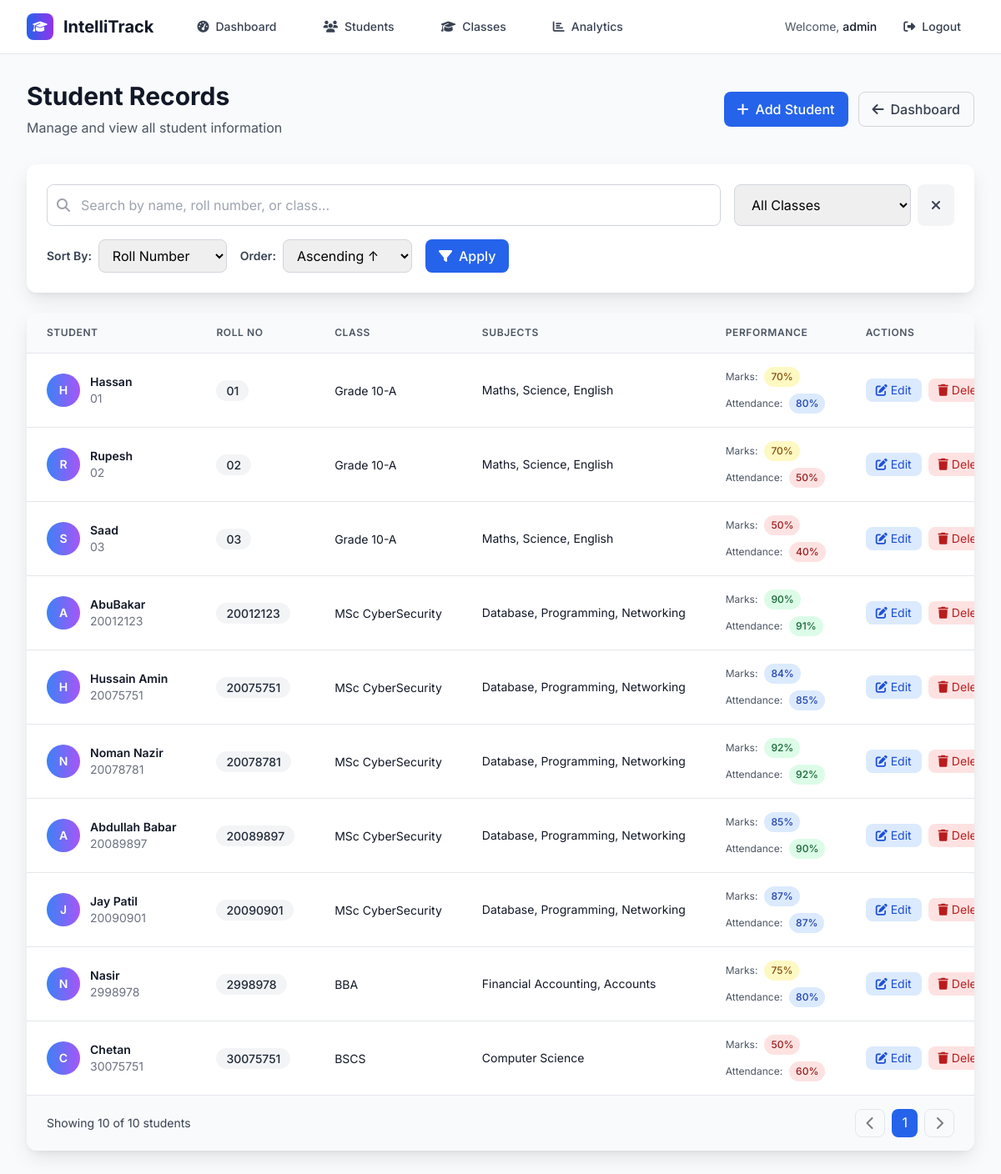
The app's page /view-students (signed in) with its own data.
### tables this page shows
CREATE TABLE students (
            id INTEGER PRIMARY KEY AUTOINCREMENT,
            name TEXT NOT NULL,
            roll_no TEXT UNIQUE NOT NULL,
            class_id INTEGER NOT NULL,
            subjects TEXT NOT NULL,
            marks INTEGER NOT NULL,
            attendance INTEGER NOT NULL,
            FOREIGN KEY (class_id) REFERENCES classes (id)
        );

CREATE TABLE classes (
            id INTEGER PRIMARY KEY AUTOINCREMENT,
            name TEXT UNIQUE NOT NULL,
            description TEXT,
            created_at TIMESTAMP DEFAULT CURRENT_TIMESTAMP
        );

### backend/routes.py (the view)
    @app.route('/view-students')
    @login_required
    def view_students():
        conn = get_db_connection()
        sort_by = request.args.get('sort_by', 'roll_no')  # Default sort by roll_no
        sort_order = request.args.get('sort_order', 'asc')  # Default ascending
        search_term = request.args.get('search', '')  # Search by name or roll_no
        class_filter = request.args.get('class', '')  # Filter by class
        query = '''
            SELECT s.*, c.name as class_name
            FROM students s
            JOIN classes c ON s.class_id = c.id
            WHERE 1=1
        '''
        params = []
        if search_term:
            query += ' AND (s.name LIKE ? OR s.roll_no LIKE ?)'
            search_pattern = f'%{search_term}%'
            params.extend([search_pattern, search_pattern])
        if class_filter:
            query += ' AND c.id = ?'
            params.append(int(class_filter))
        valid_sort_columns = {
            'name': 's.name',
            'roll_no': 's.roll_no',
            'marks': 's.marks',
            'attendance': 's.attendance',
            'class': 'c.name'
        }
        sort_column = valid_sort_columns.get(sort_by, 's.roll_no')
        sort_order = 'ASC' if sort_order.lower() == 'asc' else 'DESC'
        query += f' ORDER BY {sort_column} {sort_order}'
        students = conn.execute(query, params).fetchall()
        classes = conn.execute('SELECT * FROM classes ORDER BY name').fetchall()
        conn.close()
        return render_template('view_students.html',
                             students=students,
                             classes=classes,
                             current_sort=sort_by,
                             current_order=sort_order,
                             current_search=search_term,
                             current_filter=class_filter)

### frontend/templates/view_students.html (shortened to what this page needs)
{% extends "base.html" %}
{% block content %}
<div class="min-h-screen bg-gray-50 py-8">
    <div class="max-w-7xl mx-auto px-4 sm:px-6 lg:px-8">
        <div class="flex flex-col sm:flex-row justify-between items-start sm:items-center mb-8">
            <div class="mb-4 sm:mb-0">
                <h1 class="text-3xl font-bold text-gray-900 mb-2">Student Records</h1>
                <p class="text-gray-600">Manage and view all student information</p>
            </div>
            <div class="flex gap-3">
                <a href="{{ url_for('add_student') }}" class="inline-flex items-center px-4 py-2 bg-blue-600 text-white rounded-lg hover:bg-blue-700 transition-colors font-medium">
                    <i class="fas fa-plus mr-2"></i>Add Student
                </a>
                <a href="{{ url_for('dashboard') }}" class="inline-flex items-center px-4 py-2 border border-gray-300 text-gray-700 rounded-lg hover:bg-gray-50 transition-colors font-medium">
                    <i class="fas fa-arrow-left mr-2"></i>Dashboard
                </a>
            </div>
        </div>
        <div class="card-shadow bg-white rounded-xl p-6 mb-6">
            <div class="flex flex-col sm:flex-row gap-4 mb-4">
                <div class="flex-1">
                    <div class="relative">
                        <i class="fas fa-search absolute left-3 top-1/2 transform -translate-y-1/2 text-gray-400"></i>
                        <input
                            type="text"
                            id="searchInput"
                            placeholder="Search by name, roll number, or class..."
                            value="{{ current_search }}"
                            class="w-full pl-10 pr-4 py-3 border border-gray-300 rounded-lg focus:ring-2 focus:ring-blue-500 focus:border-blue-500 outline-none"
                        >
                    </div>
                </div>
                <div class="flex gap-2">
                    <select id="classFilter" class="px-4 py-3 border border-gray-300 rounded-lg focus:ring-2 focus:ring-blue-500 focus:border-blue-500 outline-none">
                        <option value="">All Classes</option>
                    </select>
                    <button onclick="clearFilters()" class="px-4 py-3 bg-gray-100 text-gray-700 rounded-lg hover:bg-gray-200 transition-colors">
                        <i class="fas fa-times"></i>
                    </button>
                </div>
            </div>
            <div class="flex flex-col sm:flex-row gap-4">
                <div class="flex items-center gap-2">
                    <label class="text-sm font-semibold text-gray-700">Sort By:</label>
                    <select id="sortBy" class="px-3 py-2 border border-gray-300 rounded-lg focus:ring-2 focus:ring-blue-500 focus:border-blue-500 outline-none">
                        <option value="roll_no" {% if current_sort == 'roll_no' %}selected{% endif %}>Roll Number</option>
                    </select>
                </div>
                <div class="flex items-center gap-2">
                    <label class="text-sm font-semibold text-gray-700">Order:</label>
                    <select id="sortOrder" class="px-3 py-2 border border-gray-300 rounded-lg focus:ring-2 focus:ring-blue-500 focus:border-blue-500 outline-none">
                        <option value="asc" {% if current_order == 'ASC' or current_order == 'asc' %}selected{% endif %}>Ascending ↑</option>
                    </select>
                </div>
                <button onclick="applySortAndFilter()" class="px-4 py-2 bg-blue-600 text-white rounded-lg hover:bg-blue-700 transition-colors font-medium">
                    <i class="fas fa-filter mr-2"></i>Apply
                </button>
            </div>
        </div>
        <div class="card-shadow bg-white rounded-xl overflow-hidden">
            {% if students %}
            <div class="overflow-x-auto">
                <table class="w-full">
                    <thead class="bg-gray-50 border-b border-gray-200">
                        <tr>
                            <th class="px-6 py-4 text-left text-xs font-semibold text-gray-600 uppercase tracking-wider">Student</th>
                            <th class="px-6 py-4 text-left text-xs font-semibold text-gray-600 uppercase tracking-wider">Roll No</th>
                            <th class="px-6 py-4 text-left text-xs font-semibold text-gray-600 uppercase tracking-wider">Class</th>
                            <th class="px-6 py-4 text-left text-xs font-semibold text-gray-600 uppercase tracking-wider">Subjects</th>
                            <th class="px-6 py-4 text-left text-xs font-semibold text-gray-600 uppercase tracking-wider">Performance</th>
                            <th class="px-6 py-4 text-left text-xs font-semibold text-gray-600 uppercase tracking-wider">Actions</th>
                        </tr>
                    </thead>
                    <tbody class="divide-y divide-gray-200" id="studentsTableBody">
                        {% for student in students %}
                        <tr class="hover:bg-gray-50 transition-colors student-row" data-class="{{ student.class }}" data-name="{{ student.name|lower }}" data-roll="{{ student.roll_no|lower }}">
                            <td class="px-6 py-4 whitespace-nowrap">
                                <div class="flex items-center">
                                    <div class="w-10 h-10 bg-gradient-to-r from-blue-500 to-purple-500 rounded-full flex items-center justify-center mr-3">
                                        <span class="text-white font-semibold text-sm">{{ student.name[0]|upper }}</span>
                                    </div>
                                    <div>
                                        <div class="text-sm font-semibold text-gray-900">{{ student.name }}</div>
                                        <div class="text-sm text-gray-500">{{ student.roll_no }}</div>
                                    </div>
                                </div>
                            </td>
                            <td class="px-6 py-4 whitespace-nowrap">
                                <span class="px-3 py-1 bg-gray-100 text-gray-800 rounded-full text-sm font-medium">{{ student.roll_no }}</span>
                            </td>
                            <td class="px-6 py-4 whitespace-nowrap">
                                <span class="text-sm text-gray-900">{{ student.class_name }}</span>
                            </td>
                            <td class="px-6 py-4">
                                <div class="text-sm text-gray-900 max-w-xs truncate" title="{{ student.subjects }}">{{ student.subjects }}</div>
                            </td>
                            <td class="px-6 py-4 whitespace-nowrap">
                                <div class="space-y-2">
                                    <div class="flex items-center">
                                        <span class="text-xs text-gray-600 mr-2">Marks:</span>
                                        <span class="px-2 py-1 inline-flex text-xs font-medium rounded-full
                                            {% if student.marks >= 90 %}bg-green-100 text-green-800
                                            {% elif student.marks >= 80 %}bg-blue-100 text-blue-800
                                            {% elif student.marks >= 70 %}bg-yellow-100 text-yellow-800
                                            {% elif student.marks >= 60 %}bg-orange-100 text-orange-800
                                            {% else %}bg-red-100 text-red-800{% endif %}">
                                            {{ student.marks }}%
                                        </span>
                                    </div>
                                    <div class="flex items-center">
                                        <span class="text-xs text-gray-600 mr-2">Attendance:</span>
                                        <span class="px-2 py-1 inline-flex text-xs font-medium rounded-full
                                            {% if student.attendance >= 90 %}bg-green-100 text-green-800
                                            {% elif student.attendance >= 80 %}bg-blue-100 text-blue-800
                                            {% elif student.attendance >= 70 %}bg-yellow-100 text-yellow-800
                                            {% else %}bg-red-100 text-red-800{% endif %}">
                                            {{ student.attendance }}%
                                        </span>
                                    </div>
                                </div>
                            </td>
                            <td class="px-6 py-4 whitespace-nowrap text-sm">
                                <div class="flex gap-2">
                                    <a href="{{ url_for('edit_student', id=student.id) }}"
                                       class="inline-flex items-center px-3 py-1 bg-blue-100 text-blue-700 rounded-lg hover:bg-blue-200 transition-colors">
                                        <i class="fas fa-edit mr-1"></i>Edit
                                    </a>
                                    <button onclick="confirmDelete({{ student.id }}, '{{ student.name }}')"
                                       class="inline-flex items-center px-3 py-1 bg-red-100 text-red-700 rounded-lg hover:bg-red-200 transition-colors">
                                        <i class="fas fa-trash mr-1"></i>Delete
                                    </button>
                                </div>
                            </td>
                        </tr>
                        {% endfor %}
                    </tbody>
                </table>
            </div>
            <div class="bg-gray-50 px-6 py-4 border-t border-gray-200">
                <div class="flex items-center justify-between">
                    <div class="text-sm text-gray-700">
                        Showing <span id="showingCount">{{ students|length }}</span> of <span id="totalCount">{{ students|length }}</span> students
                    </div>
                    <div class="flex gap-2">
                        <button id="prevBtn" class="px-3 py-1 border border-gray-300 rounded-lg hover:bg-gray-50 disabled:opacity-50 disabled:cursor-not-allowed" disabled>
                            <i class="fas fa-chevron-left"></i>
                        </button>
                        <span class="px-3 py-1 bg-blue-600 text-white rounded-lg">1</span>
                        <button id="nextBtn" class="px-3 py-1 border border-gray-300 rounded-lg hover:bg-gray-50 disabled:opacity-50 disabled:cursor-not-allowed" disabled>
                            <i class="fas fa-chevron-right"></i>
                        </button>
                    </div>
                </div>
            </div>
            {% endif %}
        </div>
    </div>
</div>
{% endblock %}

### frontend/templates/base.html (shortened to what this page needs)
<!DOCTYPE html>
<html lang="en">
<head>
    <script src="https://cdn.tailwindcss.com"></script>
    <link rel="stylesheet" href="https://cdnjs.cloudflare.com/ajax/libs/font-awesome/6.4.0/css/all.min.css">
</head>
<body class="bg-gray-50 min-h-screen">
    {% if session.logged_in %}
    <nav class="bg-white shadow-lg border-b border-gray-200">
        <div class="max-w-7xl mx-auto px-4 sm:px-6 lg:px-8">
            <div class="flex justify-between h-16">
                <div class="flex items-center">
                    <div class="flex-shrink-0 flex items-center">
                        <a href="{{ url_for('dashboard') }}" class="text-decoration-none flex items-center">
                            <div class="w-8 h-8 bg-gradient-to-r from-blue-600 to-purple-600 rounded-lg flex items-center justify-center mr-3">
                                <i class="fas fa-graduation-cap text-white text-sm"></i>
                            </div>
                            <h1 class="text-xl font-bold text-gray-900">IntelliTrack</h1>
                        </a>
                    </div>
                    <div class="hidden md:flex ml-10 space-x-8">
                        <a href="{{ url_for('dashboard') }}" class="nav-link px-3 py-2 text-sm font-medium text-gray-700 hover:text-blue-600 hover:bg-blue-50 rounded-lg transition duration-200">
                            <i class="fas fa-tachometer-alt mr-2"></i>Dashboard
                        </a>
                        <a href="{{ url_for('view_students') }}" class="nav-link px-3 py-2 text-sm font-medium text-gray-700 hover:text-blue-600 hover:bg-blue-50 rounded-lg transition duration-200">
                            <i class="fas fa-users mr-2"></i>Students
                        </a>
                        <a href="{{ url_for('view_classes') }}" class="nav-link px-3 py-2 text-sm font-medium text-gray-700 hover:text-blue-600 hover:bg-blue-50 rounded-lg transition duration-200">
                            <i class="fas fa-graduation-cap mr-2"></i>Classes
                        </a>
                        <a href="{{ url_for('analytics') }}" class="nav-link px-3 py-2 text-sm font-medium text-gray-700 hover:text-blue-600 hover:bg-blue-50 rounded-lg transition duration-200">
                            <i class="fas fa-chart-bar mr-2"></i>Analytics
                        </a>
                    </div>
                </div>
                <div class="flex items-center space-x-4">
                    <span class="text-sm text-gray-600">Welcome, <span class="font-medium text-gray-900">{{ session.username }}</span></span>
                    <a href="{{ url_for('logout') }}" class="nav-link px-4 py-2 text-sm font-medium text-gray-700 hover:text-red-600 hover:bg-red-50 rounded-lg transition duration-200">
                        <i class="fas fa-sign-out-alt mr-2"></i>Logout
                    </a>
                </div>
            </div>
        </div>
    </nav>
    {% endif %}
    <div class="relative">
        {% block content %}{% endblock %}
    </div>
</body>
</html>

### records on screen
students: name "H", name "Hassan", roll_no "01", class_name "Grade 10-A", subjects "Maths, Science, English", marks "70", attendance "80"
students: name "R", name "Rupesh", roll_no "02", class_name "Grade 10-A", subjects "Maths, Science, English", marks "70", attendance "50"
students: name "S", name "Saad", roll_no "03", class_name "Grade 10-A", subjects "Maths, Science, English", marks "50", attendance "40"
students: name "A", name "AbuBakar", roll_no "20012123", class_name "MSc CyberSecurity", subjects "Database, Programming, Networking", marks "90", attendance "91"
students: name "H", name "Hussain Amin", roll_no "20075751", class_name "MSc CyberSecurity", subjects "Database, Programming, Networking", marks "84", attendance "85"
students: name "N", name "Noman Nazir", roll_no "20078781", class_name "MSc CyberSecurity", subjects "Database, Programming, Networking", marks "92", attendance "92"
students: name "A", name "Abdullah Babar", roll_no "20089897", class_name "MSc CyberSecurity", subjects "Database, Programming, Networking", marks "85", attendance "90"
students: name "J", name "Jay Patil", roll_no "20090901", class_name "MSc CyberSecurity", subjects "Database, Programming, Networking", marks "87", attendance "87"
students: name "N", name "Nasir", roll_no "2998978", class_name "BBA", subjects "Financial Accounting, Accounts", marks "75", attendance "80"
students: name "C", name "Chetan", roll_no "30075751", class_name "BSCS", subjects "Computer Science", marks "50", attendance "60"

### other values on screen
{{ session.username }} "admin"
{{ students|length }} "10"
